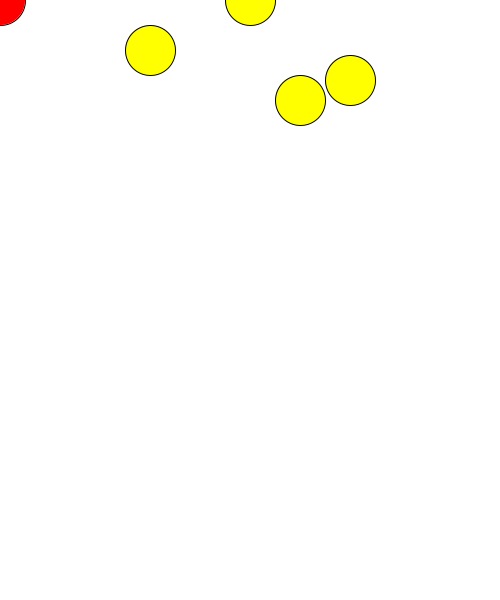
Frame 1 (no input)
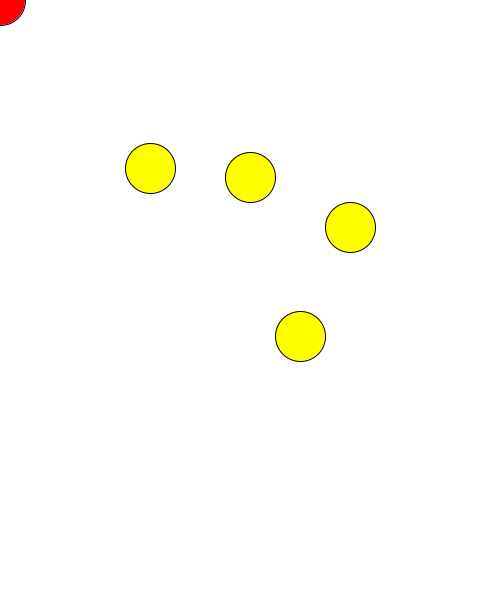
Frame 60 (the mouse pressed at the canvas centre just before this capture)
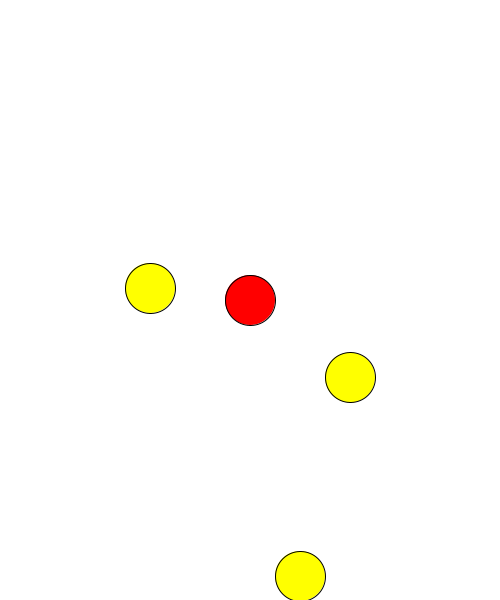
Frame 120 (the mouse held since frame 60 and released just before this capture)

The Processing sketch that drew these frames (run headless with seeded random() and noise(); from frame 60 on, the mouse is pressed at the canvas centre):

// Processing sketch: week09_6_add_vy
// ── week09_6_add_vy.pde
float []x={250,150,350,300};
float []y={0,50,80,100};
float []vx={0,0,0,0};
float []vy={3,2,2.5,4};
boolean[]dead={false,false,false,false};//false 0, true 1
void setup(){
  size(500,600);
}
void draw(){
  background(255);
  for(int i=0;i<4;i++){
    
    if(dist(mouseX,mouseY,x[i],y[i])<=50){
      dead[i]=true;//碰到，就死掉
    }
    if(dead[i]==true)continue;//如果死掉了，continue換下一個
    fill(255,255,0);ellipse(x[i],y[i],50,50);//畫它
    y[i]=y[i]+vy[i];
    if(y[i]>600) vy[i]=-vy[i];
    if(y[i]<0) vy[i]=-vy[i];
  }
  fill(255,0,0);ellipse(mouseX,mouseY,50,50);
}
